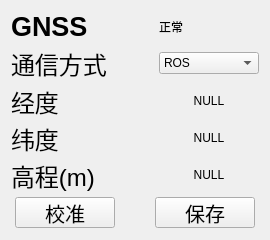
                         <widget class="QWidget" name="widget_GNSS" native="true">
                          <property name="minimumSize">
                           <size>
                            <width>270</width>
                            <height>240</height>
                           </size>
                          </property>
                          <property name="maximumSize">
                           <size>
                            <width>270</width>
                            <height>240</height>
                           </size>
                          </property>
                          <property name="styleSheet">
                           <string notr="true">#widget_GNSS{
border-style:solid;
border-width:1px;
border-color:#3f3f3f;
border-radius:5px;
}</string>
                          </property>
                          <layout class="QGridLayout" name="gridLayout_14">
                           <item row="4" column="0">
                            <layout class="QHBoxLayout" name="horizontalLayout_43">
                             <property name="spacing">
                              <number>0</number>
                             </property>
                             <item>
                              <widget class="QLabel" name="label_33">
                               <property name="minimumSize">
                                <size>
                                 <width>150</width>
                                 <height>0</height>
                                </size>
                               </property>
                               <property name="maximumSize">
                                <size>
                                 <width>150</width>
                                 <height>16777215</height>
                                </size>
                               </property>
                               <property name="font">
                                <font>
                                 <pointsize>18</pointsize>
                                </font>
                               </property>
                               <property name="text">
                                <string>高程(m)</string>
                               </property>
                              </widget>
                             </item>
                             <item>
                              <widget class="QLabel" name="sensorManager_label_elevation">
                               <property name="minimumSize">
                                <size>
                                 <width>100</width>
                                 <height>30</height>
                                </size>
                               </property>
                               <property name="maximumSize">
                                <size>
                                 <width>50</width>
                                 <height>30</height>
                                </size>
                               </property>
                               <property name="text">
                                <string>NULL</string>
                               </property>
                               <property name="textFormat">
                                <enum>Qt::RichText</enum>
                               </property>
                               <property name="alignment">
                                <set>Qt::AlignCenter</set>
                               </property>
                              </widget>
                             </item>
                            </layout>
                           </item>
                           <item row="0" column="0">
                            <layout class="QHBoxLayout" name="horizontalLayout_40">
                             <item>
                              <widget class="QLabel" name="label_28">
                               <property name="minimumSize">
                                <size>
                                 <width>150</width>
                                 <height>0</height>
                                </size>
                               </property>
                               <property name="maximumSize">
                                <size>
                                 <width>150</width>
                                 <height>16777215</height>
                                </size>
                               </property>
                               <property name="font">
                                <font>
                                 <pointsize>20</pointsize>
                                 <weight>75</weight>
                                 <bold>true</bold>
                                </font>
                               </property>
                               <property name="text">
                                <string>GNSS</string>
                               </property>
                              </widget>
                             </item>
                             <item>
                              <widget class="QLabel" name="label_29">
                               <property name="minimumSize">
                                <size>
                                 <width>100</width>
                                 <height>0</height>
                                </size>
                               </property>
                               <property name="maximumSize">
                                <size>
                                 <width>100</width>
                                 <height>16777215</height>
                                </size>
                               </property>
                               <property name="text">
                                <string>正常</string>
                               </property>
                              </widget>
                             </item>
                            </layout>
                           </item>
                           <item row="2" column="0">
                            <layout class="QHBoxLayout" name="horizontalLayout_41">
                             <property name="spacing">
                              <number>0</number>
                             </property>
                             <item>
                              <widget class="QLabel" name="label_30">
                               <property name="minimumSize">
                                <size>
                                 <width>150</width>
                                 <height>0</height>
                                </size>
                               </property>
                               <property name="maximumSize">
                                <size>
                                 <width>150</width>
                                 <height>16777215</height>
                                </size>
                               </property>
                               <property name="font">
                                <font>
                                 <pointsize>18</pointsize>
                                </font>
                               </property>
                               <property name="text">
                                <string>经度</string>
                               </property>
                              </widget>
                             </item>
                             <item>
                              <widget class="QLabel" name="sensorManager_label_longitude">
                               <property name="minimumSize">
                                <size>
                                 <width>100</width>
                                 <height>30</height>
                                </size>
                               </property>
                               <property name="maximumSize">
                                <size>
                                 <width>50</width>
                                 <height>30</height>
                                </size>
                               </property>
                               <property name="text">
                                <string>NULL</string>
                               </property>
                               <property name="textFormat">
                                <enum>Qt::AutoText</enum>
                               </property>
                               <property name="alignment">
                                <set>Qt::AlignCenter</set>
                               </property>
                              </widget>
                             </item>
                            </layout>
                           </item>
                           <item row="3" column="0">
                            <layout class="QHBoxLayout" name="horizontalLayout_42">
                             <property name="spacing">
                              <number>0</number>
                             </property>
                             <item>
                              <widget class="QLabel" name="label_32">
                               <property name="minimumSize">
                                <size>
                                 <width>150</width>
                                 <height>0</height>
                                </size>
                               </property>
                               <property name="maximumSize">
                                <size>
                                 <width>150</width>
                                 <height>16777215</height>
                                </size>
                               </property>
                               <property name="font">
                                <font>
                                 <pointsize>18</pointsize>
                                </font>
                               </property>
                               <property name="text">
                                <string>纬度</string>
                               </property>
                              </widget>
                             </item>
                             <item>
                              <widget class="QLabel" name="sensorManager_label_latitude">
                               <property name="minimumSize">
                                <size>
                                 <width>100</width>
                                 <height>30</height>
                                </size>
                               </property>
                               <property name="maximumSize">
                                <size>
                                 <width>50</width>
                                 <height>30</height>
                                </size>
                               </property>
                               <property name="text">
                                <string>NULL</string>
                               </property>
                               <property name="alignment">
                                <set>Qt::AlignCenter</set>
                               </property>
                              </widget>
                             </item>
                            </layout>
                           </item>
                           <item row="6" column="0">
                            <layout class="QHBoxLayout" name="horizontalLayout_44">
                             <item>
                              <widget class="QPushButton" name="pushButton_11">
                               <property name="minimumSize">
                                <size>
                                 <width>100</width>
                                 <height>0</height>
                                </size>
                               </property>
                               <property name="maximumSize">
                                <size>
                                 <width>100</width>
                                 <height>16777215</height>
                                </size>
                               </property>
                               <property name="font">
                                <font>
                                 <pointsize>15</pointsize>
                                </font>
                               </property>
                               <property name="text">
                                <string>校准</string>
                               </property>
                              </widget>
                             </item>
                             <item>
                              <spacer name="horizontalSpacer_20">
                               <property name="orientation">
                                <enum>Qt::Horizontal</enum>
                               </property>
                               <property name="sizeType">
                                <enum>QSizePolicy::Fixed</enum>
                               </property>
                               <property name="sizeHint" stdset="0">
                                <size>
                                 <width>30</width>
                                 <height>20</height>
                                </size>
                               </property>
                              </spacer>
                             </item>
                             <item>
                              <widget class="QPushButton" name="pushButton_15">
                               <property name="minimumSize">
                                <size>
                                 <width>100</width>
                                 <height>0</height>
                                </size>
                               </property>
                               <property name="maximumSize">
                                <size>
                                 <width>100</width>
                                 <height>16777215</height>
                                </size>
                               </property>
                               <property name="font">
                                <font>
                                 <pointsize>15</pointsize>
                                </font>
                               </property>
                               <property name="text">
                                <string>保存</string>
                               </property>
                              </widget>
                             </item>
                            </layout>
                           </item>
                           <item row="1" column="0">
                            <layout class="QHBoxLayout" name="horizontalLayout_14">
                             <item>
                              <widget class="QLabel" name="label_44">
                               <property name="minimumSize">
                                <size>
                                 <width>150</width>
                                 <height>0</height>
                                </size>
                               </property>
                               <property name="maximumSize">
                                <size>
                                 <width>150</width>
                                 <height>16777215</height>
                                </size>
                               </property>
                               <property name="font">
                                <font>
                                 <pointsize>18</pointsize>
                                 <weight>50</weight>
                                 <bold>false</bold>
                                </font>
                               </property>
                               <property name="text">
                                <string>通信方式</string>
                               </property>
                              </widget>
                             </item>
                             <item>
                              <widget class="QComboBox" name="comboBox_3">
                               <property name="minimumSize">
                                <size>
                                 <width>100</width>
                                 <height>0</height>
                                </size>
                               </property>
                               <property name="maximumSize">
                                <size>
                                 <width>100</width>
                                 <height>16777215</height>
                                </size>
                               </property>
                               <item>
                                <property name="text">
                                 <string>ROS</string>
                                </property>
                               </item>
                               <item>
                                <property name="text">
                                 <string>串口</string>
                                </property>
                               </item>
                               <item>
                                <property name="text">
                                 <string>CAN</string>
                                </property>
                               </item>
                              </widget>
                             </item>
                            </layout>
                           </item>
                          </layout>
                         </widget>
